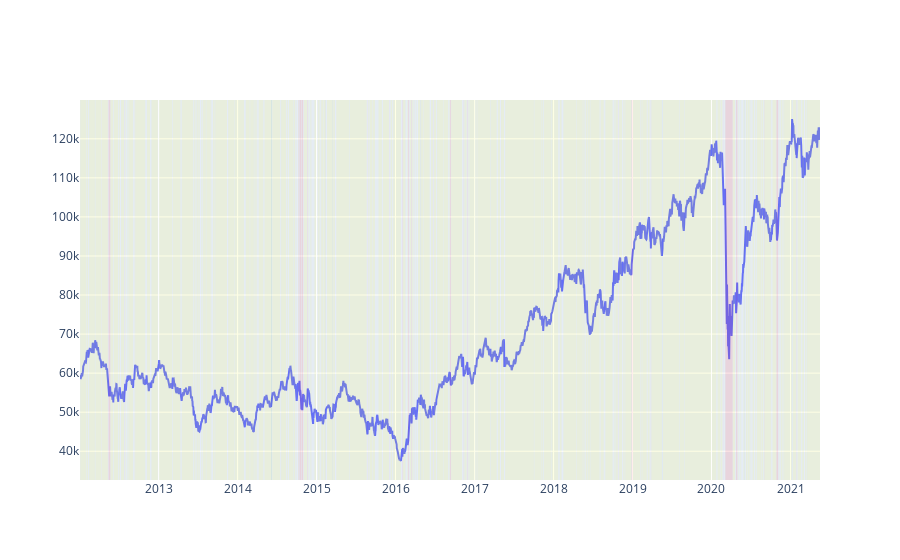

The notebook cell saved with this chart:
### Code cell
fig = go.Figure()
fig.add_trace(go.Scatter(x=ibov_df['date'], y=ibov_df['closing_price'], mode='lines'))
for _, row in grpd_areas.iterrows():
    if row['state_str'] == 's0':
        color = 'yellow'
    elif row['state_str'] == 's1':
        color = 'green'
    else:
        color = 'red'

    fig.add_vrect(x0=row['date'], x1=row['max_date'], fillcolor=color, opacity=0.1, line_width=0)

fig.show()
